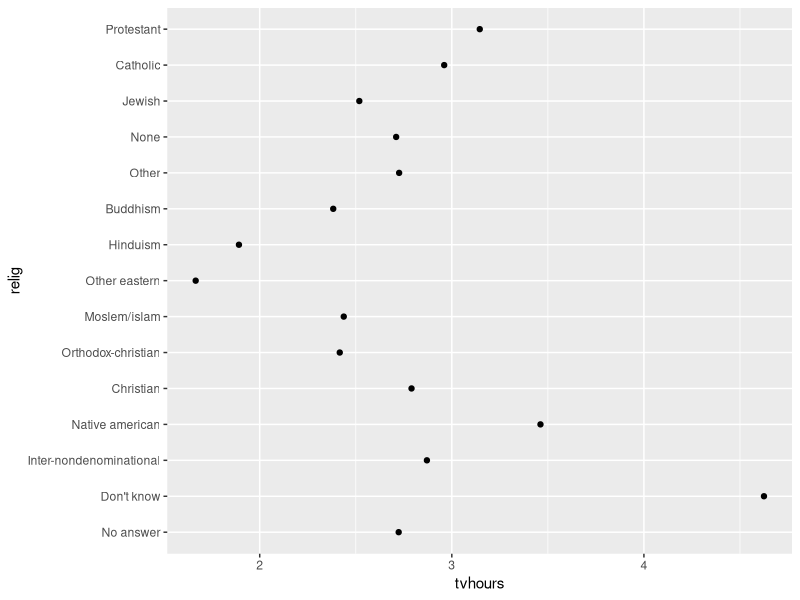
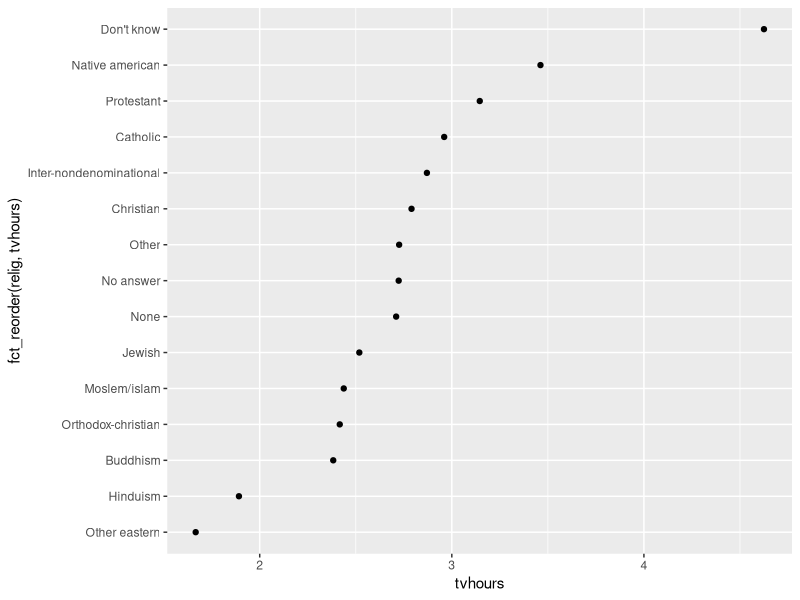
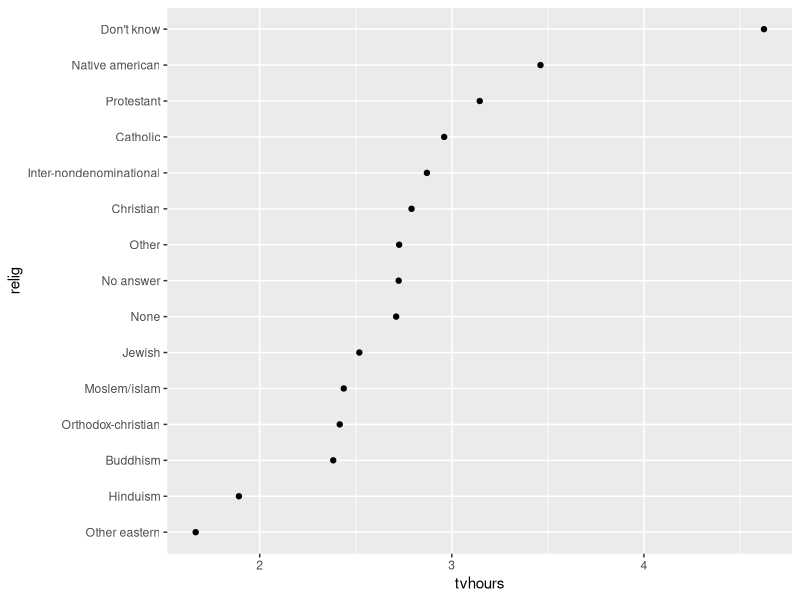
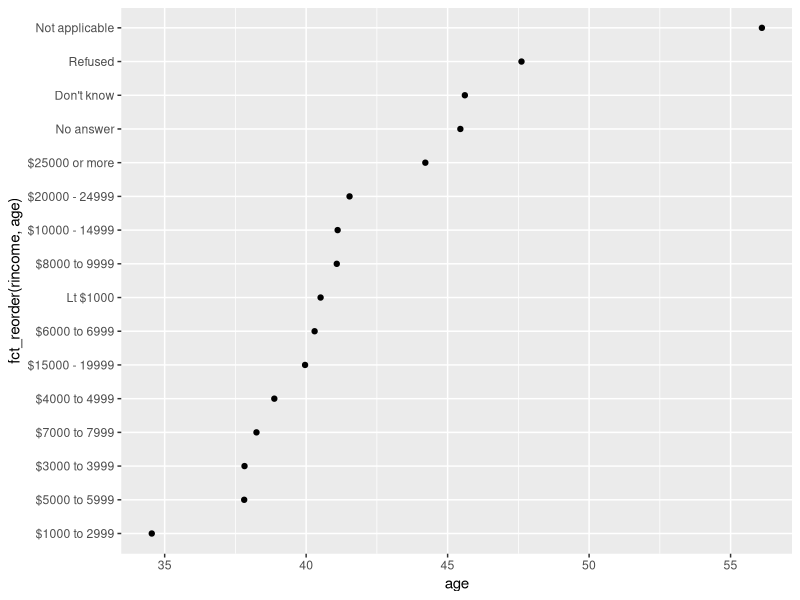
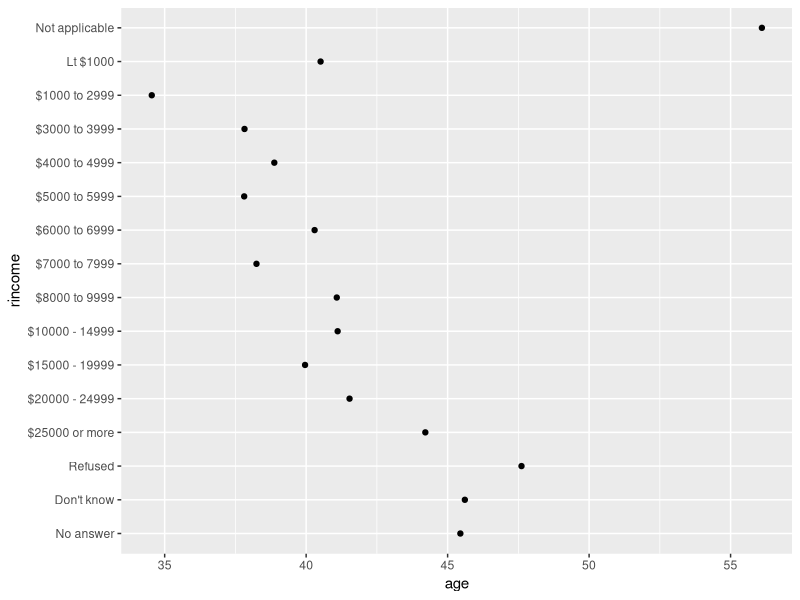
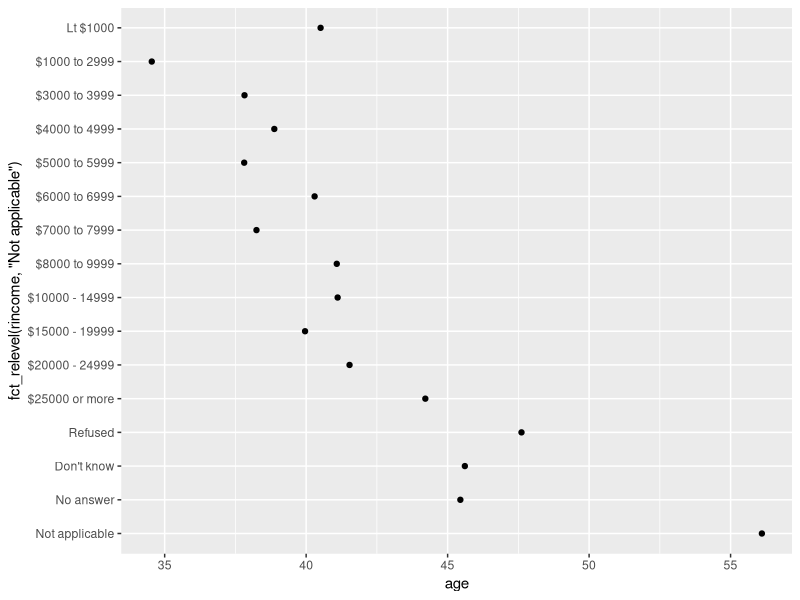
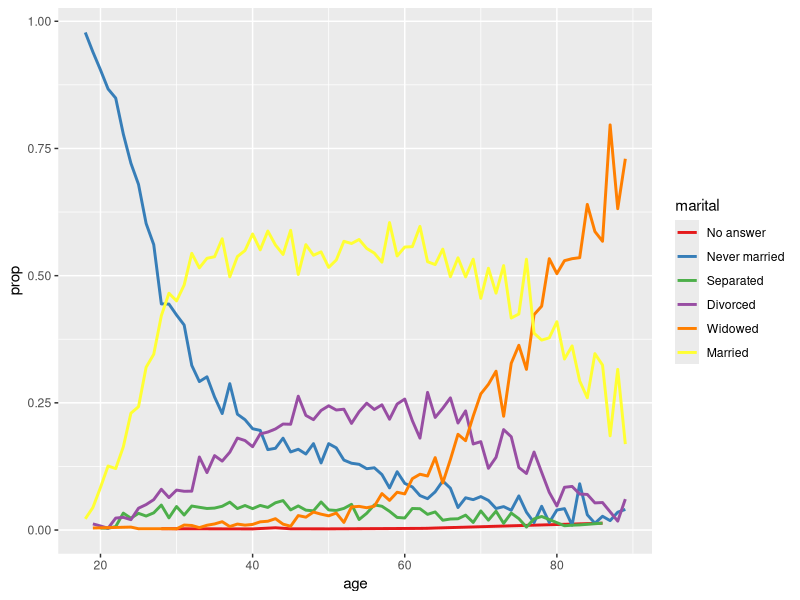
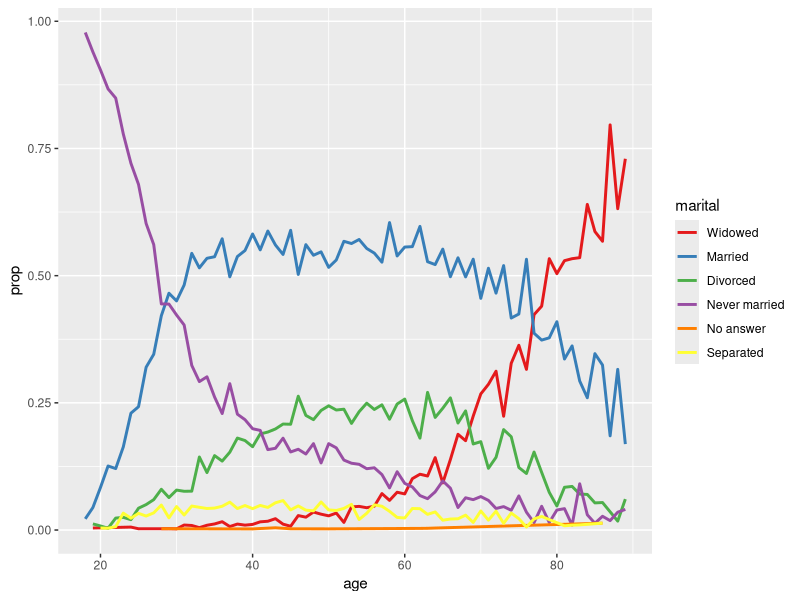

Generate these figures, in order, with R:
library("tidyverse")

relig_summary <- gss_cat |> 
  group_by(relig) |> 
  summarize(
    tvhours = mean(tvhours, na.rm = TRUE),
    n = n()
  )

# resulting plot of religion and mean hours of TV watched is difficult to read
# due to y-axis being unordered
ggplot(relig_summary, aes(x = tvhours, y = relig)) +
  geom_point()


# fct_reorder(.f, .x) reorders factor .f given numerical values in vector .x
# optional argument .fun, can be specified if multiple values of .x correspond
# to a factor in .f, default is median()

# people who answered "Don't know" watch the most TV
ggplot(relig_summary, aes(x = tvhours, y = fct_reorder(relig, tvhours))) + 
  geom_point()

# more complicated transformations may require
# specifications in mutate() instead of aes()
relig_summary |> 
  mutate(
    relig = fct_reorder(relig, tvhours)
  ) |> 
  ggplot(aes(x = tvhours, y = relig)) + 
  geom_point()


# viewing variation of average age and reported income
rincome_summary <- gss_cat |> 
  group_by(rincome) |> 
  summarize(
    age = mean(age, na.rm = TRUE),
    n = n()
  )

# rincome has principled order
# fct_reorder() should be used on arbitrarily-ordered factors instead
ggplot(rincome_summary, aes(x = age, y = fct_reorder(rincome, age))) + 
  geom_point()

ggplot(rincome_summary, aes(x = age, y = rincome)) + 
  geom_point()

# fct_relevel() moves specified levels to front
# takes factor .f and any number of factors to move to front
ggplot(
  rincome_summary, 
  aes(x = age, y = fct_relevel(rincome, "Not applicable")
  )
) +
  geom_point()

# fct_reorder2(.f, .x, .y) is useful for 
by_age <- gss_cat |> 
  filter(!is.na(age)) |> 
  count(age, marital) |> 
  group_by(age) |> 
  mutate(
    prop = n / sum(n)
  )

ggplot(by_age, aes(x = age, y = prop, color = marital)) +
  geom_line(linewidth = 1) + 
  scale_color_brewer(palette = "Set1")

ggplot(by_age, aes(x = age, y = prop, color = fct_reorder2(marital, age, prop))) +
  geom_line(linewidth = 1) +
  scale_color_brewer(palette = "Set1") + 
  labs(color = "marital") 
  
# bar plots can be ordered by decreasing frequency with fct_infreq()
# or by increasing frequency by combining fct_infreq() and fct_rev()
gss_cat |>
  mutate(marital = marital |> fct_infreq()) |>
  ggplot(aes(x = marital)) +
  geom_bar()

gss_cat |>
  mutate(marital = marital |> fct_infreq() |> fct_rev()) |>
  ggplot(aes(x = marital)) +
  geom_bar()

# -------------------------------------------------------------------------

# 1. There are some suspiciously high numbers in tvhours.
# Is mean a good summary?

# The mean is not a good summary statistic for tvhours due to outliers. 
gss_cat |> 
  count(tvhours) |> 
  arrange(desc(tvhours))

# Graphing median hours of TV watched by religion shows that people who
# answered "Don't know" have the lowest median hours.
gss_cat |> 
  group_by(relig) |> 
  summarize(
    med_hours = median(tvhours, na.rm = TRUE),
    n = n()
  ) |> 
  ggplot(aes(x = med_hours, y = fct_reorder(relig, med_hours))) + 
  geom_point()


# 2. For each factor in gss_cat determine whether the order of the levels is
# arbitrary or principled.

# factor columns: marital, race, rincome, partyid, relig, denom
# marital: principled (never married -> married)
gss_cat |> 
  count(marital)

# race: principled by number of occurrences
gss_cat |> 
  count(race)

# rincome: principled by quantity when applicable
gss_cat |> 
  count(rincome)

# partyid: ordered by party affiliation when applicable
gss_cat |> 
  count(partyid)

# relig: arbitrary
gss_cat |> 
  count(relig)

# denom: arbitrary
gss_cat |> 
  count(denom)


# 3. Why did moving "Not applicable" to the front of the levels move it to
# the bottom of the plot?

# factors on the y-axis are plotted bottom-to-top,
# so factors at the front are plotted near the bottom
gss_cat |> 
  count(fct_relevel(rincome, "Not applicable"))
